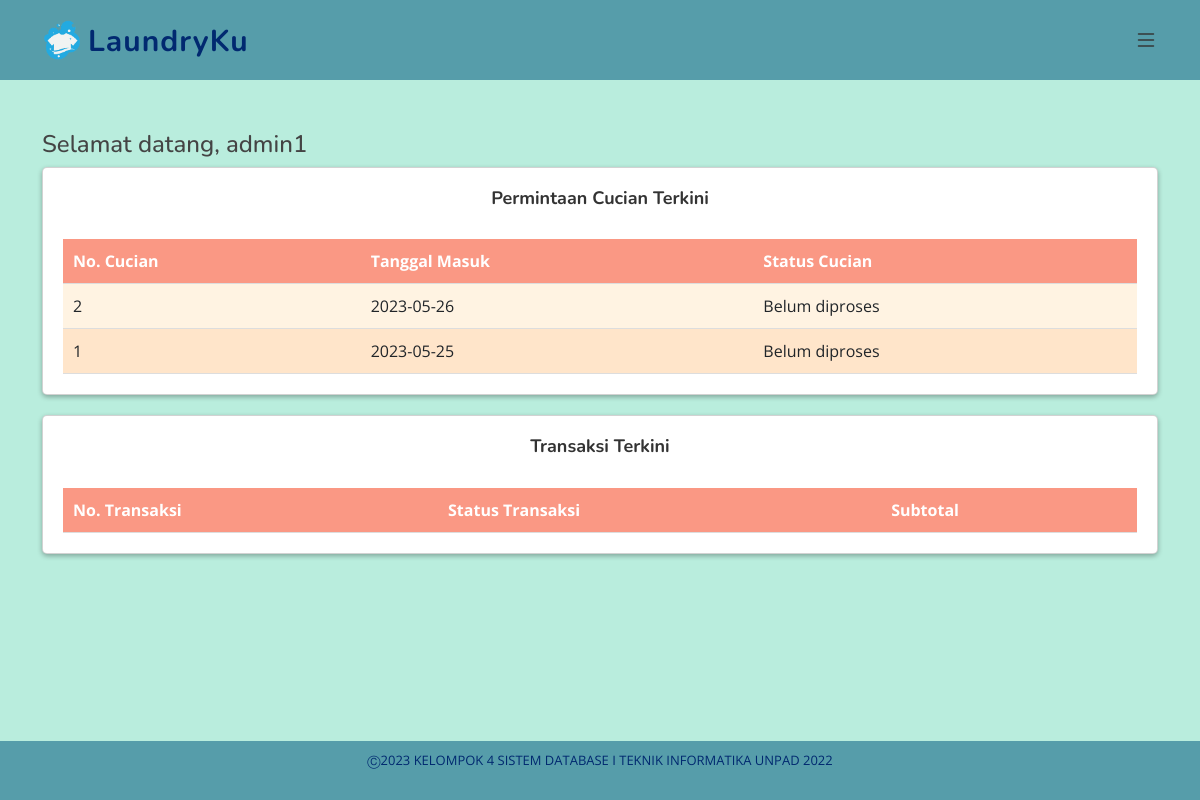
/dashboard_admin.php (signed in), run on an earlier commit of the app's database.
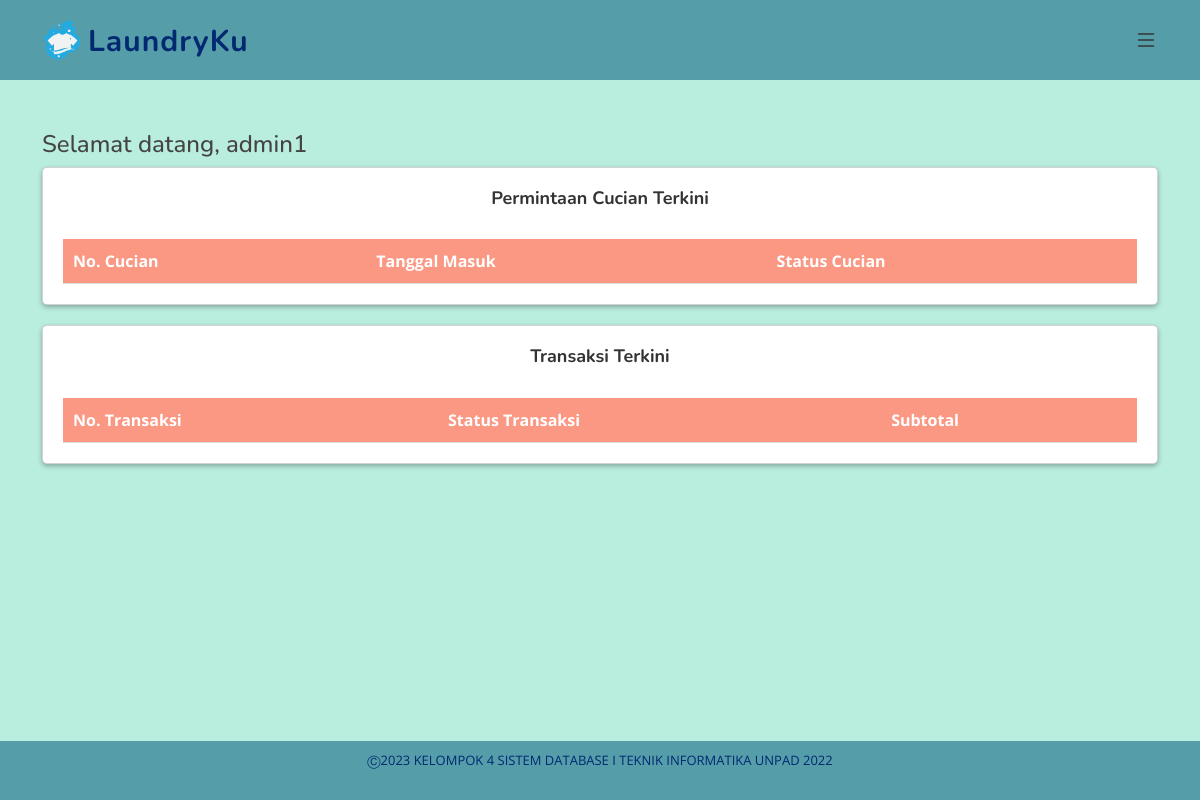
And on a later commit of the database.
### tables this page shows
CREATE TABLE PermintaanCucian (
    no_cucian INT AUTO_INCREMENT PRIMARY KEY,
    id_pelanggan INT,
    id_prioritas INT,
    tgl_masuk DATE,
    tgl_selesai DATE,
    total_item INT,
    id_status_cucian INT,
    FOREIGN KEY (id_pelanggan) REFERENCES Pelanggan(id_pelanggan),
    FOREIGN KEY (id_prioritas) REFERENCES Prioritas(id_prioritas),
    FOREIGN KEY (id_status_cucian) REFERENCES StatusCucian(id_status_cucian)
);

CREATE TABLE StatusCucian (
    id_status_cucian INT AUTO_INCREMENT PRIMARY KEY,
    jenis_status_cucian VARCHAR(255) NOT NULL
);

### dashboard_admin.php (the view, shortened to what this page needs)
<?php
include "config.php";
$nama = $_SESSION['username'];
$queryPermintaanCucian = "SELECT pc.no_cucian, pc.tgl_masuk, sc.jenis_status_cucian
                         FROM PermintaanCucian pc
                         INNER JOIN StatusCucian sc ON pc.id_status_cucian = sc.id_status_cucian
                         ORDER BY pc.tgl_masuk DESC LIMIT 5";
$resultPermintaanCucian = mysqli_query($conn, $queryPermintaanCucian);
?>
<?php include 'header.php'; ?>
<main id="main">
  <section id="admin" class="admin">
    <div class="container">
      <h4>Selamat datang, <?php echo $nama; ?></h4>
      <div class="card">
        <h5>Permintaan Cucian Terkini</h5>
        <table>
          <thead>
            <tr>
              <th>No. Cucian</th>
              <th>Tanggal Masuk</th>
              <th>Status Cucian</th>
            </tr>
          </thead>
          <tbody>
            <?php
            while ($row = mysqli_fetch_assoc($resultPermintaanCucian)) {
              echo "<tr>";
              echo "<td>" . $row['no_cucian'] . "</td>";
              echo "<td>" . $row['tgl_masuk'] . "</td>";
              echo "<td>" . $row['jenis_status_cucian'] . "</td>";
              echo "</tr>";
            }
            ?>
          </tbody>
        </table>
      </div>
      <div class="card">
        <h5>Transaksi Terkini</h5>
        <table>
          <thead>
            <tr>
              <th>No. Transaksi</th>
              <th>Status Transaksi</th>
              <th>Subtotal</th>
            </tr>
          </thead>
        </table>
      </div>
    </div>
  </section>
</main>
<?php include 'footer.php'; ?>

What changed in the data, as far as the page shows it:
removed permintaancucian: no_cucian "2", tgl_masuk "2023-05-26", id_status_cucian.jenis_status_cucian "Belum diproses"
removed permintaancucian: no_cucian "1", tgl_masuk "2023-05-25", id_status_cucian.jenis_status_cucian "Belum diproses"
